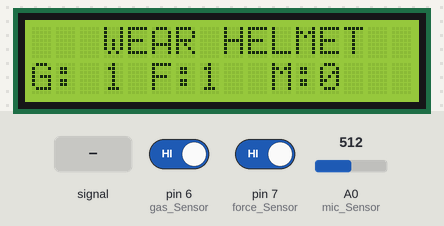
This sketch was run on a simulated Arduino Uno, built with avr-gcc and run on an emulated ATmega328P. Parts: 16×2 character LCD. The inputs (shaded band) are chosen by the test bench; at power-on: pin 7 (force_Sensor) HIGH, pin 6 (gas_Sensor) HIGH, A0 (mic_Sensor) = 512. What the sketch prints to the serial monitor is not drawn.

Above: at 1.3 s.
1.4 s: pin 7 (force_Sensor) driven LOW
At 2.6 s:
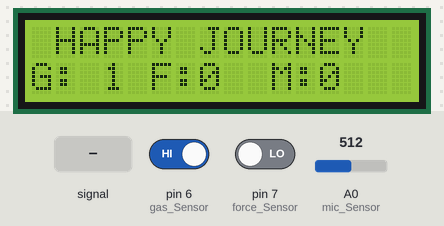
3.3 s: pin 6 (gas_Sensor) driven LOW
At 4.5 s:
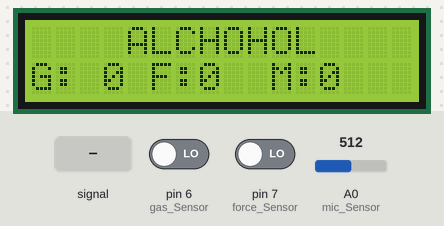
5.1 s: A0 (mic_Sensor) fed a 2 Hz sine of ±306 counts around its level
At 5.65 s:
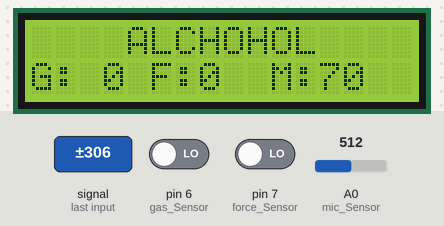
7.2 s: A0 (mic_Sensor) fed a 200 Hz sine of ±81 counts around its level
At 8.4 s:
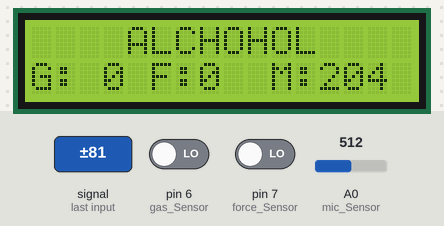
9.0 s: pin 6 (gas_Sensor) driven HIGH
At 10.4 s:
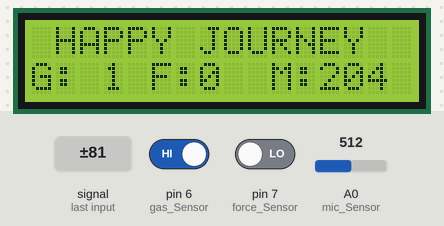
10.8 s: pin 7 (force_Sensor) driven HIGH
At 12.4 s:
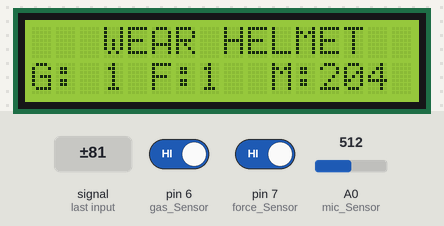
Timing chart, 0 to 13.6 s (numbered marks = the images above; inputs shaded):
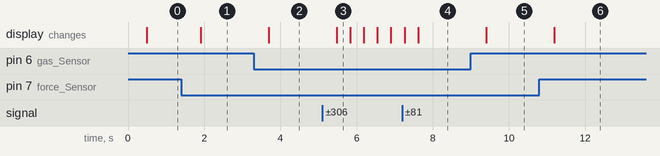

Measured:
- after the input at 1.4 s, the display: changes after 0.51 s (image 1)
- after the input at 3.3 s, the display: changes after 0.39 s (image 2)
- after the input at 5.1 s, the display: changes after 0.38 s (image 3)
- after the input at 9.0 s, the display: changes after 0.40 s (image 5)
- after the input at 10.8 s, the display: changes after 0.39 s (image 6)

The sketch:

ITWI02_TX_SIMUL.ino
```cpp
#include "mic_sensor.h"
#include <Wire.h>
#include <LiquidCrystal.h>
LiquidCrystal lcd(13, 12, 11, 10, 9, 8);
/************PIN CONFIGURATION***************/

#define force_Sensor 7
#define gas_Sensor 6
#define mic_Sensor A0

/*************GLOBAL VARIABLES***************/

int force_value, gas_value;

/************FUNCTION DECLARATION************/

void freq_init();
double freq_read();
void Send(String s);

/********************************************/
void setup()
{
  // put your setup code here, to run once:
  Serial.begin(9600);
  lcd.begin(16, 2);
  lcd.setCursor(0, 0);
  lcd.print("    WELCOME    ");
  freq_init();
  pinMode(force_Sensor, INPUT_PULLUP);
  pinMode(gas_Sensor, INPUT);
  pinMode(mic_Sensor, INPUT);
  delay(100);
}

void loop()
{
  // put your main code here, to run repeatedly:
  force_value = digitalRead(force_Sensor);
  gas_value = digitalRead(gas_Sensor);
  freq_read();

  if (force_value == 1)
  {
    Serial.print('U');
//    Serial.println("Wear Helmet");
    lcd.clear();
    lcd.setCursor(0, 0);
    lcd.print("   WEAR HELMET   ");
    lcd.setCursor(0, 1);
    lcd.print("G:");
    lcd.setCursor(3, 1);
    lcd.print(gas_value);
    lcd.setCursor(5, 1);
    lcd.print("F:");
    lcd.print(force_value);
    lcd.setCursor(10, 1);
    lcd.print("M:");
    lcd.print(peak);
  }
  //no phonecall and alchohol consumed
  else if (force_value == 0 && gas_value == 0 && peak < 400)
  {
    Serial.print('W');
//        Serial.println("Alchohol Consumed");
    lcd.clear();
    lcd.setCursor(0, 0);
    lcd.print("    ALCHOHOL    ");
    lcd.setCursor(0, 1);
    lcd.print("G:");
    lcd.setCursor(3, 1);
    lcd.print(gas_value);
    lcd.setCursor(5, 1);
    lcd.print("F:");
    lcd.print(force_value);
    lcd.setCursor(10, 1);
    lcd.print("M:");
    lcd.print(peak);
  }
  //phonecall and no alchohol
  else if (force_value == 0 && gas_value == 1 && peak >= 400 && peak <= 700)
  {
    Serial.print('X');
//        Serial.println("Don't Speak call");
    lcd.clear();
    lcd.setCursor(0, 0);
    lcd.print("DON'T SPEAK CALL");
    lcd.setCursor(0, 1);
    lcd.print("G:");
    lcd.setCursor(3, 1);
    lcd.print(gas_value);
    lcd.setCursor(5, 1);
    lcd.print("F:");
    lcd.print(force_value);
    lcd.setCursor(10, 1);
    lcd.print("M:");
    lcd.print(peak);
  }
  //phonecall and alchohol consumed
  else if (force_value == 0 && gas_value == 0 && peak >= 400 && peak <= 700)
  {
    Serial.print('Y');
//        Serial.println("Alchohol consumed and Don't speak call");
    lcd.clear();
    lcd.setCursor(0, 0);
    lcd.print(" ALCHOHOL & CALL ");
    lcd.setCursor(0, 1);
    lcd.print("G:");
    lcd.setCursor(3, 1);
    lcd.print(gas_value);
    lcd.setCursor(5, 1);
    lcd.print("F:");
    lcd.print(force_value);
    lcd.setCursor(10, 1);
    lcd.print("M:");
    lcd.print(peak);

  }
  //All fine
  else if (force_value == 0 && gas_value == 1 && peak < 400)
  {
    Serial.print('Z');
//        Serial.println("All fine");
    lcd.clear();
    lcd.setCursor(0, 0);
    lcd.print(" HAPPY JOURNEY ");
    lcd.setCursor(0, 1);
    lcd.print("G:");
    lcd.setCursor(3, 1);
    lcd.print(gas_value);
    lcd.setCursor(5, 1);
    lcd.print("F:");
    lcd.print(force_value);
    lcd.setCursor(10, 1);
    lcd.print("M:");
    lcd.print(peak);
  }
  delay(100);
}

void Send(String s)
{
  for (int i = 0; i < s.length(); i++)
  {
    Serial.write(s[i]);
  }
}
```

mic_sensor.h
```cpp
#ifndef AUDIO_FREQ_H
#define AUDIO_FREQ_H

#include "arduinoFFT.h"

#define SAMPLES 128             //SAMPLES-pt FFT. Must be a base 2 number. Max 128 for Arduino Uno.
#define SAMPLING_FREQUENCY 2048 //Ts = Based on Nyquist, must be 2 times the highest expected frequency.

arduinoFFT FFT = arduinoFFT();

unsigned int samplingPeriod;
unsigned long microSeconds;

double vReal[SAMPLES]; //create vector of size SAMPLES to hold real values
double vImag[SAMPLES]; //create vector of size SAMPLES to hold imaginary values
int peak = 0;
void freq_init()
{
  samplingPeriod = round(1000000 * (1.0 / SAMPLING_FREQUENCY)); //Period in microseconds

}

double freq_read()
{

  /*Sample SAMPLES times*/
  for (int i = 0; i < SAMPLES; i++)
  {
    microSeconds = micros();    //Returns the number of microseconds since the Arduino board began running the current script.

    vReal[i] = analogRead(A0); //Reads the value from analog pin 0 (A0), quantize it and save it as a real term.
    vImag[i] = 0; //Makes imaginary term 0 always

    /*remaining wait time between samples if necessary*/
    while (micros() < (microSeconds + samplingPeriod))
    {
      //do nothing
    }
  }

  /*Perform FFT on samples*/
  FFT.Windowing(vReal, SAMPLES, FFT_WIN_TYP_HAMMING, FFT_FORWARD);
  FFT.Compute(vReal, vImag, SAMPLES, FFT_FORWARD);
  FFT.ComplexToMagnitude(vReal, vImag, SAMPLES);

  /*Find peak frequency and print peak*/
  peak = FFT.MajorPeak(vReal, SAMPLES, SAMPLING_FREQUENCY);
 // Serial.println(peak);     //Print out the most dominant frequency.
  delay(10);
}
#endif
```
